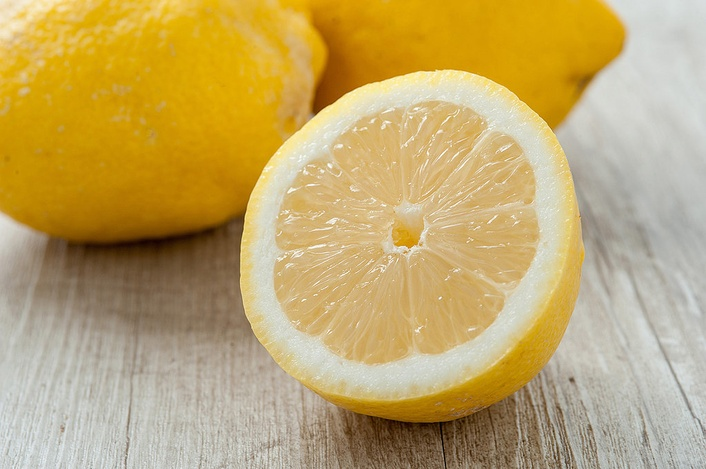
#> input picture extras/classes/03.Python_recap/data/lemon1.jpg, 706 x 469 px, shrunk from 1024 x 681 before the run
$ jupyter execute --allow-errors 3_Matplotlib.ipynb
#> lines starting #> are read from the running program, lines starting #| are printed output that depends on the picture
<a id="visualizing_functions"></a>
## Matlab

Importar la biblioteca matplotlib.pyplot es tan simple como importar numpy o cualquier otra biblioteca de Python:

`import matplotlib.pyplot as plt`

Donde "plt" es un alias que hace que el uso de la biblioteca sea mucho más conveniente.

Hay varias formas de usar matplotib y aquí se presentará una, muy flexible.

En el aprendizaje automático es común utilizar polinomios como parte de un método llamado Regresión que modela la relación entre variables. Usando numpy y matplotlib podemos visualizar fácilmente un polinomio (en este momento se hará énfasis solo en la visualización del polinomio, no en cómo encontrarlo).

Primero se puede crear una matriz numpy que represente la variable independiente $x$, y luego la variable dependiente $y$ (polinomio) que corresponde a una función de $f(x)$.

La función np.linspace() devuelve espacios numéricos de manera uniforme con respecto al numero de muestras.

np.linspace() con los tres parámetros más importantes tiene la siguiente sintaxis:

`np.linspace(start,stop,num)` donde

* start: inicio del intervalo
* stop : fin del intervalo
* num : número de muestras (número entero)

La función semejante np.arrange() devuelve espacios numéricos de manera uniforme con respecto al intervalo.

`np.arange(start,stop,interval)` donde

* start: inicio del intervalo
* stop : fin del intervalo
* interval : significa el espacio entre los intervalos

En el siguiente ejemplo se creará numpy array $x$ que represente la variable independiente, y usando función matemática la variable dependiente $y$ que corresponde a una función de $y=f(x)$ (por ejemplo, polinomio de tercer orden).

[cell 1]
import numpy as np
x=np.linspace(-4.0,6.0,50)  # o por ejemplo usando np.arange: x=np.arange(-4.0,6.0,0.1)
y=4+2*x+3*x**2-0.7*x**3

Luego de tener ambos vectores definidos, con matplotlib se puede crear una figura

`fig,ax = plt.subplots(1,1,figsize=(6,4))`

* `fig` (figure) es un contenedor y se pueden trazar datos sobre él.

* `ax` (axis) es el área real en la que se trazan los datos. Un `ax` representa una gráfica dentro de la figura.

* `plt.subplots(1,1,figsize=(6,4))` se crea un contenedor `fig` con tamaño de 6x4 pulgadas con solamente una figura gráfica (matriz de 1x1).

* `x=np.linspace(-4.0,6,50):` crear un vector con valores que estén igualmente espaciados entre -4:6. El número de elementos es 50.
* `y=4+2*x+3*x**2-0.7*x**3: ` y es una función de x (aquí polinomio de tercer orden)

Para visualizar los dos vectores `x`, `y` se puede usar la sintaxis:

* `ax.plot(x,y)`    (línea)

Para hacer el plot más completo se puede añadir el título a la leyenda de la figura, y guardar la figura en el formato 'jpg'.

El código completo de este ejemplo particular se presenta a continuación:

[cell 2]
import numpy as np
x=np.linspace(-4.0,6,50)
y=4+2*x+3*x**2-0.7*x**3

import matplotlib.pyplot as plt
fig, ax = plt.subplots(1,1,figsize=(6,4))            # creamos una grafica adentro de figura de tamano 6x4 pulgas
ax.plot(x,y,'.r',label='4+2x+3x^2-0.7x^3')           # curva, linea, punteada, color rojo '.r'
                                                     # nombre de la curva: '4+2x+3x^2-0.7x^3'

ax.set_title('polynomio')                            # titulo
ax.set_xlabel('x')                                   # nombre del x-axis
ax.set_ylabel('y')                                   # nombre del y-axis
ax.legend()                                          # mostrar nombre de la curva
ax.grid('True')                                      # hacer grid
fig.savefig('polynomio.jpg')                         # guardar plot como imagen tipo `jpg`
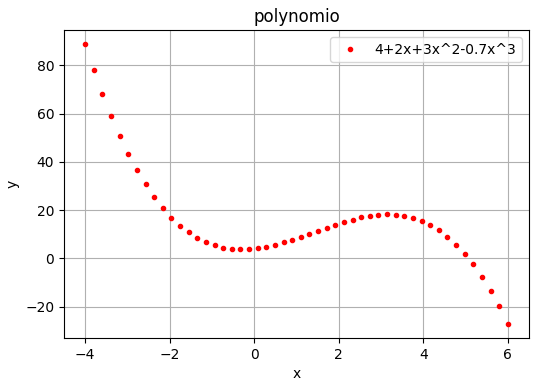
#> figure drawn by matplotlib, 1 panel; curve peaks at x = -4, y = 88.8

Es fácil trazar varios polinomios en la misma gráfica

[cell 3]
import numpy as np
x=np.linspace(-4.0,6,50)
y0=4+2*x+3*x**2-0.7*x**3
y1=4+3*x+2*x**2
y2=4+5*x

import matplotlib.pyplot as plt
fig, ax = plt.subplots(1,1,figsize=(6,4))

# primera curva tipo linea
ax.plot(x,y0,'.r',label='4+2x+3x^2-0.7x^3')           # linea punteada, color rojo ('.r')

# secunda curva tipo linea
ax.plot(x,y1,'-b',lw=3,label='4+2x+2x^2')            # linea solida,
                                                     # color azul (b),
                                                     # grosura: lw=3
                                                     # nombre: '4+2x+2x^2'
# tercera curva tipo linea
ax.plot(x,y2,'--g',lw=2,label='4+5x')                # linea discontinua ('--')
                                                     # color verde (g)
                                                     # grosura: lw=2
                                                     # nombre: '4+5x'
ax.legend()
ax.set_title('polynomios')
ax.set_xlabel('x')
ax.set_ylabel('y')
ax.grid('True')
fig.savefig('polynomios.jpg')
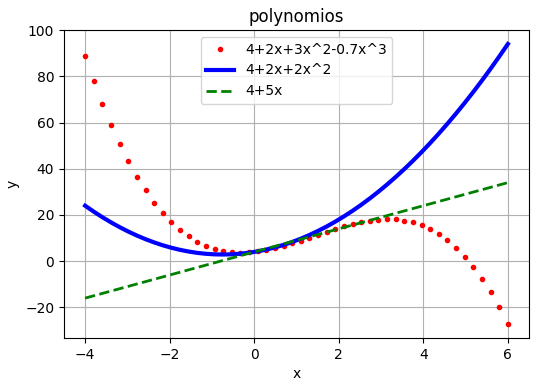
#> figure drawn by matplotlib, 1 panel; curve peaks at x = -4, y = 88.8; curve peaks at x = 6, y = 94; curve peaks at x = 6, y = 34

`plt.subplots()` permite crear una matriz de las gráficas:
`fig, ax=plt.subplots(1,4,figsize=(14,3))`
(1,4) significa una fila con cuatro columnas de las gráficas. Se puede cambiar la propiedad de cada gráfica a través de los ejes ax[0],ax[1],ax[2],ax[3] (cuatro contando desde cero)

[cell 4]
# plots in loop
fig, ax=plt.subplots(1,4,figsize=(14,3))

ax[0].plot(x,y,'.r',label='4+2x+3x^2-0.7x^3')
ax[0].set_title('y=4+2x+3x^2-0.7x^3')
ax[0].grid('True')

ax[1].plot(x,y1,'-b',lw=3,label='y=4+2x+2x^2')
ax[1].grid('True')
ax[1].set_title('y=4+2x+2x^2')

ax[2].plot(x,y2,'--g',lw=2,label='y=4+5x')
ax[2].grid('True')
ax[2].set_title('y=4+5x')

ax[3].plot(x,y0+y1,'-k')
ax[3].grid('True')
ax[3].set_title('y=y0+y1')
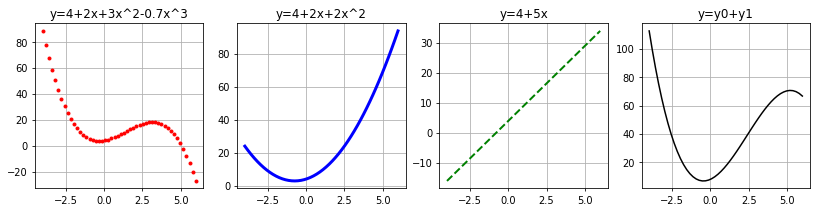
#> figure drawn by matplotlib, 4 panels; panel 1: curve peaks at x = -4, y = 88.8; panel 2: curve peaks at x = 6, y = 94; panel 3: curve peaks at x = 6, y = 34; panel 4: curve peaks at x = -4, y = 112.8

<a id="visualizing_distributions"></a>
## Visualización de distribuciones

Para visualizar una distribución es mejor usar un `scatter` plot. La sintaxis es similar, excepto que la `scatter` tiene una opción de un tamaño de los puntos.

[cell 5]
import numpy as np
x=np.random.normal(0,0.2,500)
y=np.random.normal(0,0.2,500)
import matplotlib.pyplot as plt
fig, ax = plt.subplots(1,1,figsize=(6,4))

# primera curva tipo scatter
ax.scatter(x,y,c='r',s=30,label='xy') # curva punteada (scatter)
                                      # tamaño de los puntos, s=30
                                      # color de los puntos rojos, 'r' (red)
                                      # nombre de los puntos, 'xy'


ax.legend()
ax.set_title('data points')
ax.set_xlabel('x')
ax.set_ylabel('y')
ax.grid('True')
ax.set_xlim(-1,1)                  # límites de eje x
ax.set_ylim(-1,1)                  # límites de eje y

fig.savefig('data_points.jpg')
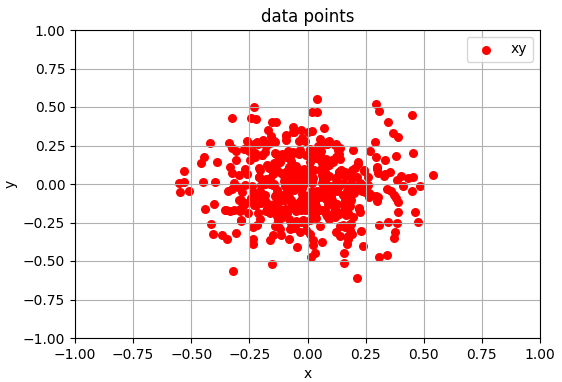
#> figure drawn by matplotlib, 1 panel

El tamaño de los puntos también puede ser una función:

[cell 6]
import numpy as np
N = 100
sigma=0.3
mu=0.0
x=np.random.normal(mu,sigma,N)
y=np.random.normal(mu,sigma,N)

import matplotlib.pyplot as plt
fig, ax = plt.subplots(1,1,figsize=(6,4))

colors = np.random.rand(N)
areas = (30 * np.random.rand(N))**2
ax.scatter(x,y,c=colors,s=areas,label='xy')  # curva punteada con colores y áreas de los puntos aleatorios

ax.legend()
ax.set_title('data points colors, areas')
ax.set_xlabel('x')
ax.set_ylabel('y')
ax.grid('True')
ax.set_xlim(-1,1)                             # límites de eje x
ax.set_ylim(-1,1)                             # límites de eje y

fig.savefig('data_points_colors.jpg')
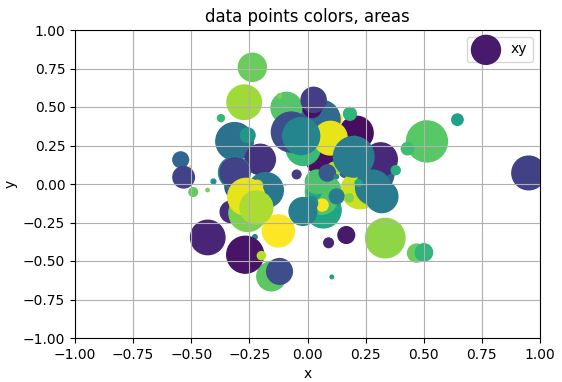
#> figure drawn by matplotlib, 1 panel

<a id="visualizing_images"></a>
## Visualización de imágenes

Muchos algoritmos de aprendizaje automático (clasificación) requieren trabajar con imágenes. Antes de introducir los datos en un algoritmo es útil visualizar las imágenes para tener una mejor idea de su contenido.

El módulo de imágenes en la biblioteca `matplotlib.pyplot` se utiliza para trabajar con imágenes en Python. El módulo de imagen también incluye dos métodos útiles que son:

* `imread` que se utiliza para leer imágenes
* `imshow` que se utiliza para mostrar la imagen

En el siguiente ejemplo, el programa lee una imagen usando `matplotlib.image.imread()` y muestra esa imagen usando `matplotlib.image.imshow()`. Por ejemplo, las imágenes de limones son guardadas en una carpeta "data".

[cell 7]
image=plt.imread('data/lemon1.jpg')    # función plt.imread(ruta) convierte imagen a una matriz
#> image is the input picture: shape (469, 706, 3); mean R, G, B 193.1, 168, 107.1
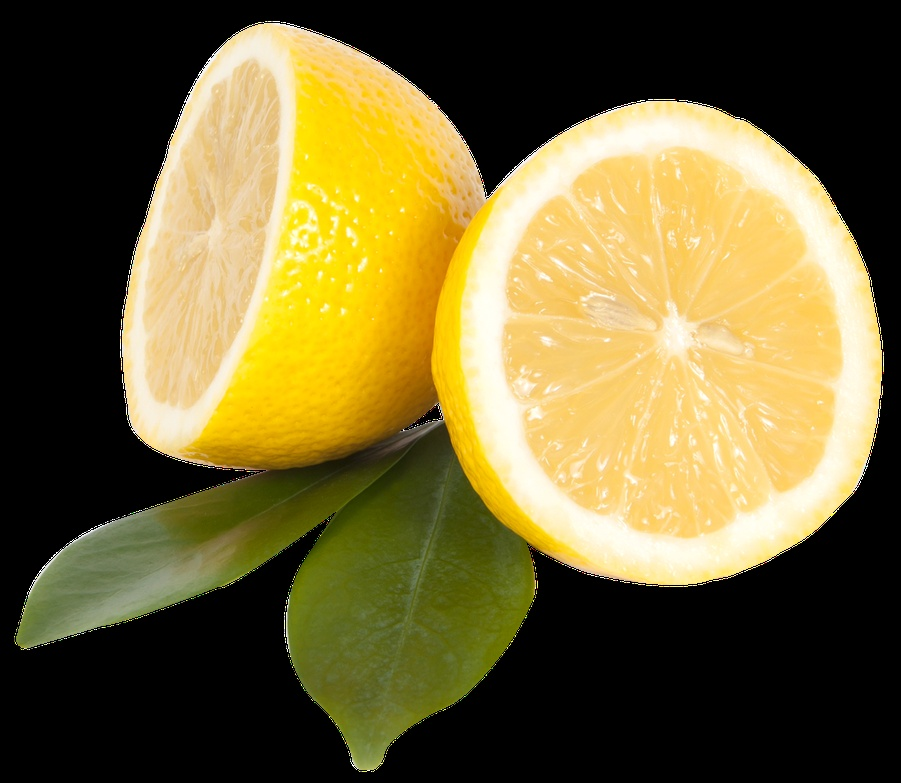
#> input picture extras/classes/03.Python_recap/data/lemon0.jpg, 901 x 783 px, shrunk from 1308 x 1136 before the run
#> further down, image is the input picture: shape (783, 901, 3); mean R, G, B 113.7, 101.1, 54.1
fig,ax=plt.subplots(1,1,figsize=(5,3)) # función plt.subplots() prepara una figura
ax.imshow(image)                       # función plt.imshow(img) muestra la imagen

Se puede ver fácilmente que una imagen importada no es más que una matriz de números (numpy array).

[cell 8]
type(image)

[cell 9]
# fragmento de esta gran 3D matriz
image[0:10,0:10,0]

Análogamente al ejemplo anterior, las imágenes también se pueden mostrar en forma de matriz con tamaño de una fila y cuatro columnas.

[cell 10]
fig, ax = plt.subplots(1, 4, figsize=(10, 2))
#> (the rest of this cell did not finish here and is left out)

Las mismas imagenes también se pueden mostrar en forma de matriz con dos filas y dos columnas:

[cell 11]
fig, ax = plt.subplots(2, 2, figsize=(7, 5))
k=0                                                 # declaración de contador `k`
#> (the rest of this cell did not finish here and is left out)

Si se quiere, es posible elegir aleatoriamente las imágenes a mostrar usando la función np.random.randint()

[cell 12]
rand_idx=np.random.randint(0,10,4)
#> rand_idx = [5, 9, 1, 8]
fig, ax = plt.subplots(1, 4, figsize=(12, 4))
k=0
#> (the rest of this cell did not finish here and is left out)

<a id="color_to_gray"></a>
## Conversión de imágenes a escala de grises

Una imagen en color es una matriz 3D. El aprendizaje automático a veces requiere la información sobre el objeto de color, pero a veces el color es una información redundante. Por ejemplo, un color de una fruta es una información importante para que el algoritmo (o humano) clasifique correctamente la fruta. Pero, por ejemplo, una imagen en color de un dígito no lleva más información que un color gris del mismo dígito.

[cell 13]
# a veces el color es importante (clasificación de las frutas)

import matplotlib.pyplot as plt
fig,ax=plt.subplots(1,1,figsize=(20,10))
ax.imshow(plt.imread('imgs/fruits_labels.png'))
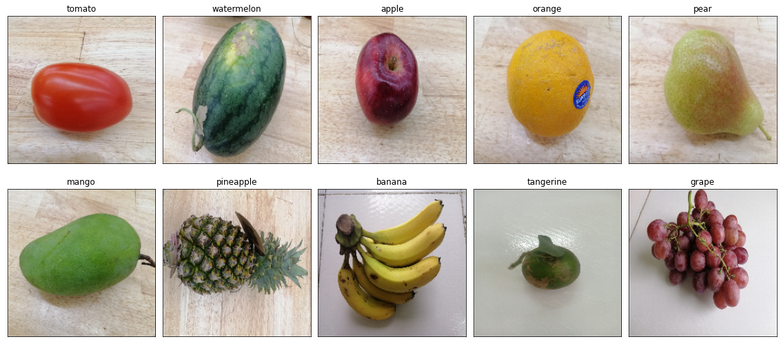
#> input picture extras/classes/03.Python_recap/imgs/fruits_labels.png, 781 x 344 px, shrunk from 1133 x 499 before the run
ax.set_axis_off()

[cell 14]
# a veces el color de la imagen no es importante (fotos de números)

import matplotlib.pyplot as plt
fig,ax=plt.subplots(1,1,figsize=(10,5))
ax.imshow(plt.imread('imgs/house_number.jpg'))
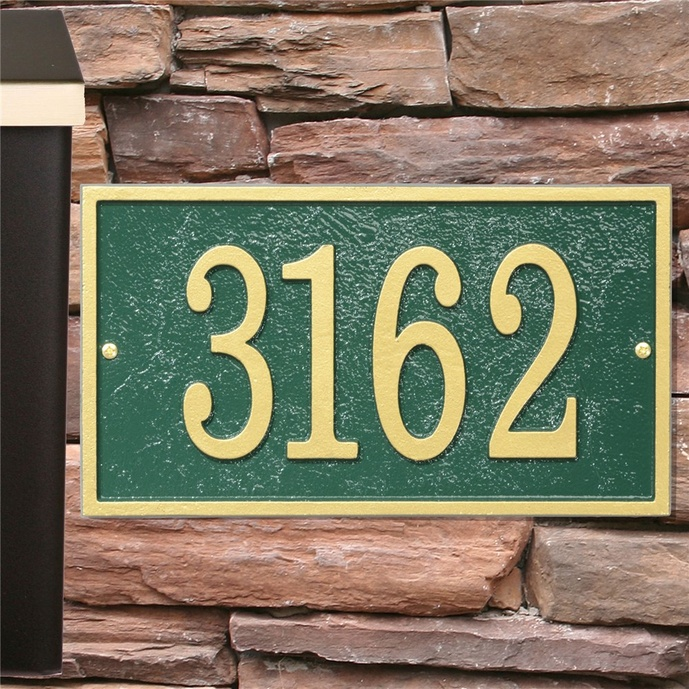
#> input picture extras/classes/03.Python_recap/imgs/house_number.jpg, 689 x 689 px, shrunk from 1000 x 1000 before the run
ax.set_axis_off()

Una imagen importada por plt.imread() es una matriz numpy 3D que se llama RGB (***R***ed, ***G***reen, ***B***lue).

# $\color{red}{\text{Para el ilustrador:}}$

[cell 15]
image=plt.imread('imgs/rgb.png')
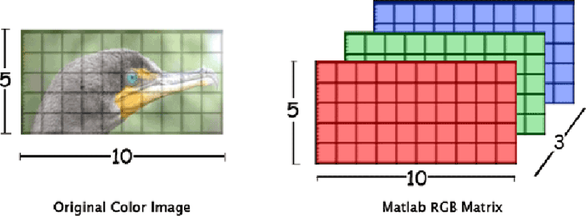
#> input picture extras/classes/03.Python_recap/imgs/rgb.png, 586 x 216 px, shrunk from 850 x 314 before the run
#> image is the input picture: shape (216, 586, 3) float32; mean R, G, B 0.821, 0.763, 0.754
fig,ax=plt.subplots(1,1,figsize=(12,6))
ax.imshow(image)
ax.set_axis_off()

Lo que significa que hay tres capas de matrices 2D.
Por ejemplo, se puede inspeccionar la imagen color de este dígito y ver que tiene tres dimensiones.

[cell 16]
img_color=plt.imread('imgs/house_number.jpg')
#> img_color is the input picture: shape (689, 689, 3); mean R, G, B 125.2, 117.6, 96.5
fig,ax=plt.subplots(1,1)
ax.imshow(img_color)


print(image.shape)
#| (216, 586, 3)

Las dos primeras dimensiones (314, 850, 1000) son el ancho y el alto de una imagen, y la tercera dimensión (3) se refiere a las tres capas. Se puede mostrar un fragmento de cada capa.

*Como se mencionó anteriormente, el atributo `shape` de una matriz devuelve una tupla, que es otro tipo de datos en Python. La tupla está entre paréntesis `()` (a diferencia de la lista que está entre corchetes `[]`). La tupla no es mutable, está protegida de cambios. ¿Por qué? Porque la forma (`shape`) de una array es la propiedad de esta array y no tendría sentido cambiar ninguno de esos números, a menos que se cambie la forma de la matriz en sí.

[cell 17]
print('primeras 5 filas y 5 columnas de la primera capa')
print(img_color[0:5,0:5,0])
#| [[172 159 150 128 123]
#|  [133 109  86  52  51]
#|  [ 96  62  60  64  78]
#|  [ 97  75  92 104 105]
#|  [118  90 100  97  85]]
print()
print('primeras 5 filas y 5 columnas de la segunda capa')
print(img_color[0:5,0:5,1])
#| [[154 141 132 110 104]
#|  [113  89  67  33  29]
#|  [ 74  40  36  40  51]
#|  [ 77  55  72  82  83]
#|  [108  80  90  87  75]]
print()
print('primeras 5 filas y 5 columnas de la tercera capa')
print(img_color[0:5,0:5,2])
#| [[142 129 118  96  89]
#|  [102  78  53  19  16]
#|  [ 63  29  26  28  40]
#|  [ 66  44  61  71  72]
#|  [ 96  68  78  75  63]]

Con el fin de acelerar el aprendizaje automático cuando el color de la imagen no es importante se pueden reducir las tres capas de imagen en color a una sola capa que se llama imagen en escala de grises. Puede hacerse promediando las tres capas sobre la última dimensión usando `np.average()` (Recuerde que se puede acceder al último elemento de una matriz numpy utilizando el índice `-1`)

[cell 18]
img_gris=np.average(img_color,-1) # promedios valores sobre la última dimensión de la 3D numpy array
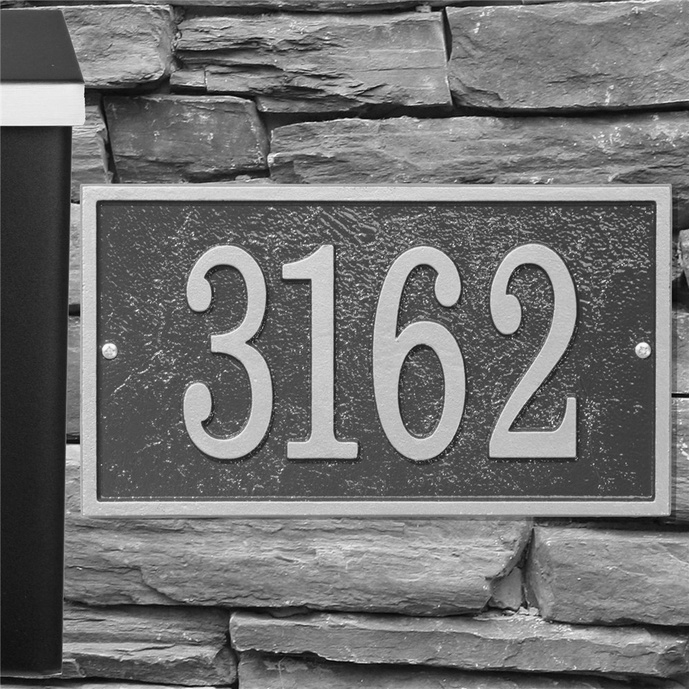
#> img_gris: shape (689, 689) float64; min 2, max 251.7, mean 113.1
fig,ax=plt.subplots(1,1)
ax.imshow(img_gris)

La imagen RGB reducida a una capa se llama imagen en escala de grises y tiene solamente dos dimensiones.

[cell 19]
img_gris.shape
#> Out = (689, 689)

El mismo efecto de convertir una imagen de color a una imagen en escala de grises se logra usando un software de tercera parte llamado `Pillow`. A modo de demostración:

[cell 20]
from PIL import Image
img_gris_pillow = Image.open('imgs/house_number.jpg').convert('L')
fig,ax=plt.subplots(1,1)
ax.imshow(img_gris_pillow)

*Convertir imágenes de color a la escala de grises es útil en el aprendizaje automático, ya que reduce la complejidad del problema. Puede llevarse a cabo para imágenes de dígitos o letras. Por ejemplo, para una letra 'A' el color no tiene significado semántico: una 'A' es una 'A' ya sea roja o verde. Y no es raro tener una 'A' roja. Sin embargo, el color a veces lleva información importante sobre un objeto, por ejemplo, un gato puede ser blanco, negro o marrón; nunca va a ver un gato verde o rojo.

<a id="flattening_images"></a>
## Aplanamiento de imágenes

Cuando se desea aplanar la imagen se debe convertir una matriz en un vector y, por ejemplo, guardarla como una fila de números, en una tabla grande numérica donde cada fila coresponda a una imagen. Se desarrollará este ejemplo mientras se trabaja con otra biblioteca de Python denominada Pandas.

* Convertir una matriz en un vector se llama aplanar (flatten) la matriz.
* En realidad la numpy array en la forma de matriz numérica aplanada es un dato de entrada a la red neuronal.

La función `np.reshape()` se utiliza para remodelar una matriz numpy sin cambiar los datos de la misma. Es una práctica muy común remodelar matrices con el fin de hacerlas compatibles para cálculos posteriores. [13]

La sintaxis es la siguiente:
`numpy.reshape(matriz, (newshape))`

[cell 21]
img_vector = np.reshape(img_gris, (img_gris.size))
print(img_vector.shape)
#| (474721,)
